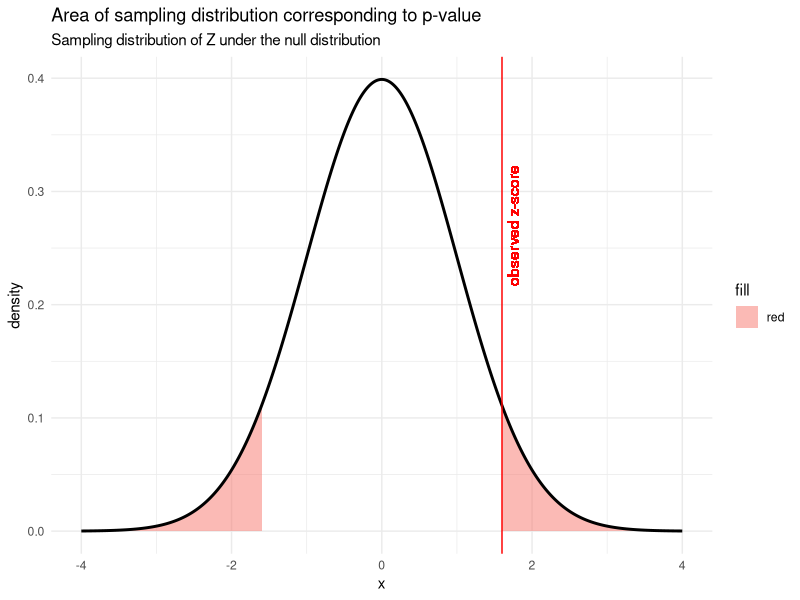

Write the R code that produced this figure.
## ---- chunk 1
knitr::opts_chunk$set(
  collapse = TRUE,
  comment = "#>",
  message = FALSE,
  warning = FALSE,
  echo = FALSE
)

library(tidyverse)
## ---- chunk 2
z_score <- 1.6

tibble(x = seq(-4, 4, 0.005),
       density = dnorm(x),
       reject = if_else(abs(x) >= z_score, density, 0)) %>% 
  ggplot(aes(x = x, y = density)) +
  geom_ribbon(
    mapping = aes(x, ymin = 0, ymax = reject, fill = "red"),
    alpha = 0.5) +
  geom_line(size = 1) +
  geom_vline(xintercept = z_score, color = "red") +
  geom_text(
    aes(x = z_score, y = 0.27, label="\nobserved z-score"),
    angle = 90,
    color = "red") +
  labs(title = "Area of sampling distribution corresponding to p-value",
       subtitle = "Sampling distribution of Z under the null distribution") +
  theme(legend.position = "none") +
  theme_minimal()
